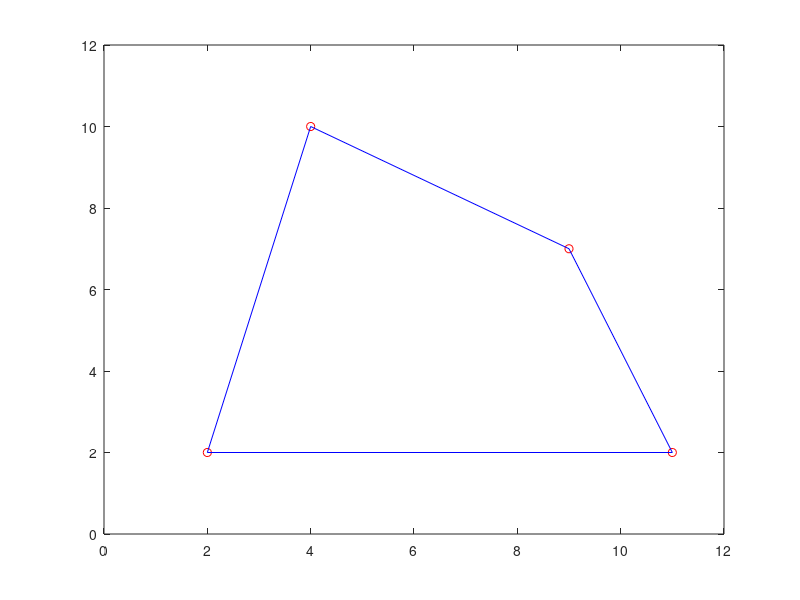

MATLAB code to generate this figure:
function result = area_polygon()
  points = [ 2 2; 4 10; 9 7; 11 2 ];
  line_points = vertcat( points, [points(1,1) points(1,2)] );
  
  plot( points(:,1), points(:,2), 'ro', line_points(:,1), line_points(:,2), 'b-')
  axis([ 0 12 0 12 ])
  
  sum = 0;
  for i=1:length(line_points)-1
    sum += line_points(i,1) * line_points(i+1,2) - line_points(i,2) * line_points(i+1,1);
  endfor
  
  result = 0.5 * abs(sum);
endfunction
